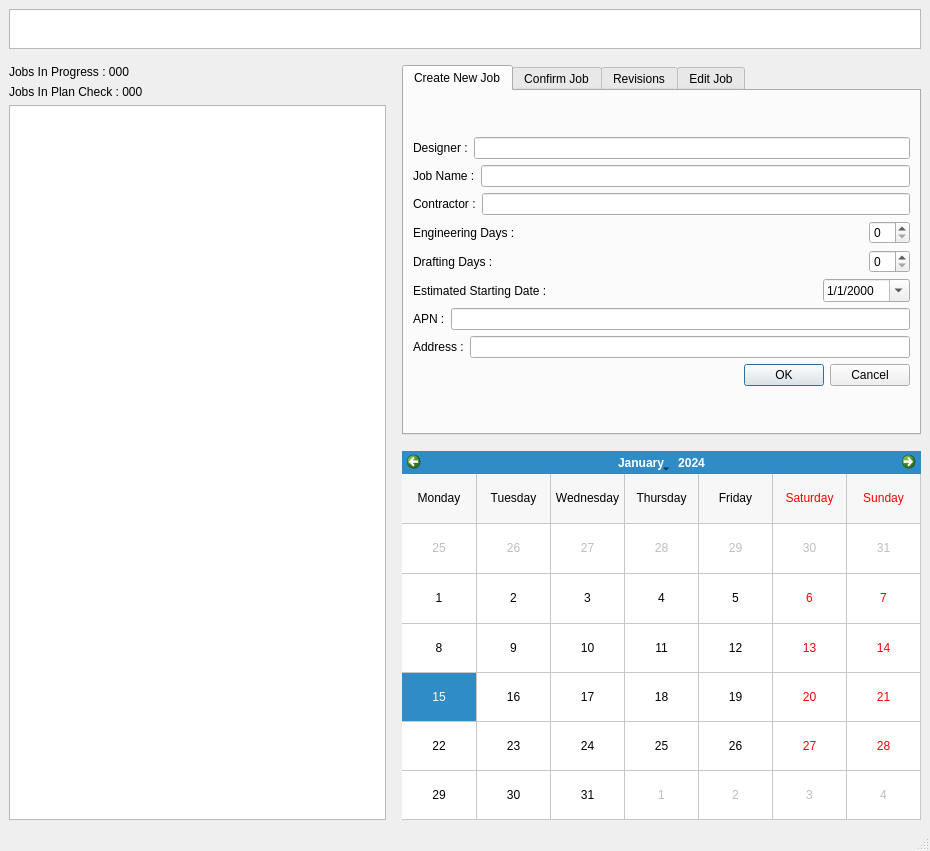
<?xml version="1.0" encoding="UTF-8"?>
<ui version="4.0">
 <class>JobSchedulerUI</class>
 <widget class="QMainWindow" name="JobSchedulerUI">
  <property name="geometry">
   <rect>
    <x>0</x>
    <y>0</y>
    <width>930</width>
    <height>851</height>
   </rect>
  </property>
  <property name="windowTitle">
   <string>Job Scheduler</string>
  </property>
  <widget class="QWidget" name="centralwidget">
   <layout class="QVBoxLayout" name="verticalLayout_5">
    <item>
     <widget class="QTableWidget" name="JobInfoPanel">
      <property name="maximumSize">
       <size>
        <width>16777215</width>
        <height>40</height>
       </size>
      </property>
     </widget>
    </item>
    <item>
     <spacer name="verticalSpacer">
      <property name="orientation">
       <enum>Qt::Vertical</enum>
      </property>
      <property name="sizeType">
       <enum>QSizePolicy::Fixed</enum>
      </property>
      <property name="sizeHint" stdset="0">
       <size>
        <width>50</width>
        <height>10</height>
       </size>
      </property>
     </spacer>
    </item>
    <item>
     <layout class="QHBoxLayout" name="horizontalLayout_9">
      <item>
       <layout class="QVBoxLayout" name="verticalLayout_14">
        <item>
         <widget class="QLabel" name="JobInProgressCounter">
          <property name="text">
           <string>Jobs In Progress : 000</string>
          </property>
         </widget>
        </item>
        <item>
         <widget class="QLabel" name="JobInPlanCheckCounter">
          <property name="text">
           <string>Jobs In Plan Check : 000</string>
          </property>
         </widget>
        </item>
        <item>
         <widget class="QColumnView" name="JobListColumn"/>
        </item>
       </layout>
      </item>
      <item>
       <spacer name="horizontalSpacer">
        <property name="orientation">
         <enum>Qt::Horizontal</enum>
        </property>
        <property name="sizeType">
         <enum>QSizePolicy::Fixed</enum>
        </property>
        <property name="sizeHint" stdset="0">
         <size>
          <width>10</width>
          <height>50</height>
         </size>
        </property>
       </spacer>
      </item>
      <item>
       <layout class="QVBoxLayout" name="verticalLayout_6">
        <item>
         <widget class="QTabWidget" name="tabWidget">
          <property name="layoutDirection">
           <enum>Qt::LeftToRight</enum>
          </property>
          <property name="currentIndex">
           <number>0</number>
          </property>
          <widget class="QWidget" name="CreateJobWidget">
           <attribute name="title">
            <string>Create New Job</string>
           </attribute>
           <layout class="QVBoxLayout" name="verticalLayout_3">
            <item>
             <layout class="QVBoxLayout" name="verticalLayout_2">
              <item>
               <layout class="QHBoxLayout" name="horizontalLayout">
                <item>
                 <widget class="QLabel" name="label">
                  <property name="text">
                   <string>Designer :</string>
                  </property>
                 </widget>
                </item>
                <item>
                 <widget class="QLineEdit" name="designerName_txt"/>
                </item>
               </layout>
              </item>
              <item>
               <layout class="QHBoxLayout" name="horizontalLayout_2">
                <item>
                 <widget class="QLabel" name="jobName">
                  <property name="text">
                   <string>Job Name :</string>
                  </property>
                 </widget>
                </item>
                <item>
                 <widget class="QLineEdit" name="JobName_txt"/>
                </item>
               </layout>
              </item>
              <item>
               <layout class="QHBoxLayout" name="horizontalLayout_5">
                <item>
                 <widget class="QLabel" name="contractorName">
                  <property name="text">
                   <string>Contractor :</string>
                  </property>
                 </widget>
                </item>
                <item>
                 <widget class="QLineEdit" name="Contractor_txt"/>
                </item>
               </layout>
              </item>
              <item>
               <layout class="QHBoxLayout" name="horizontalLayout_3">
                <item>
                 <widget class="QLabel" name="eng_days">
                  <property name="text">
                   <string>Engineering Days :</string>
                  </property>
                 </widget>
                </item>
                <item>
                 <widget class="QSpinBox" name="EngDays_spin">
                  <property name="sizePolicy">
                   <sizepolicy hsizetype="Fixed" vsizetype="Fixed">
                    <horstretch>0</horstretch>
                    <verstretch>0</verstretch>
                   </sizepolicy>
                  </property>
                 </widget>
                </item>
               </layout>
              </item>
              <item>
               <layout class="QHBoxLayout" name="horizontalLayout_4">
                <item>
                 <widget class="QLabel" name="draft_days">
                  <property name="text">
                   <string>Drafting Days :</string>
                  </property>
                 </widget>
                </item>
                <item>
                 <widget class="QSpinBox" name="DftDays_spin">
                  <property name="sizePolicy">
                   <sizepolicy hsizetype="Fixed" vsizetype="Fixed">
                    <horstretch>0</horstretch>
                    <verstretch>0</verstretch>
                   </sizepolicy>
                  </property>
                 </widget>
                </item>
               </layout>
              </item>
              <item>
               <layout class="QHBoxLayout" name="horizontalLayout_19">
                <item>
                 <widget class="QLabel" name="start_date">
                  <property name="text">
                   <string>Estimated Starting Date :</string>
                  </property>
                 </widget>
                </item>
                <item>
                 <widget class="QDateEdit" name="EstStartDay_date">
                  <property name="sizePolicy">
                   <sizepolicy hsizetype="Fixed" vsizetype="Fixed">
                    <horstretch>0</horstretch>
                    <verstretch>0</verstretch>
                   </sizepolicy>
                  </property>
                  <property name="displayFormat">
                   <string>M/d/yyyy</string>
                  </property>
                  <property name="calendarPopup">
                   <bool>true</bool>
                  </property>
                 </widget>
                </item>
               </layout>
              </item>
              <item>
               <layout class="QHBoxLayout" name="horizontalLayout_27">
                <item>
                 <widget class="QLabel" name="label_19">
                  <property name="text">
                   <string>APN :</string>
                  </property>
                 </widget>
                </item>
                <item>
                 <widget class="QLineEdit" name="APN_txt"/>
                </item>
               </layout>
              </item>
              <item>
               <layout class="QHBoxLayout" name="horizontalLayout_28">
                <item>
                 <widget class="QLabel" name="label_20">
                  <property name="text">
                   <string>Address :</string>
                  </property>
                 </widget>
                </item>
                <item>
                 <widget class="QLineEdit" name="Address_txt"/>
                </item>
               </layout>
              </item>
              <item>
               <widget class="QDialogButtonBox" name="CreateJobConfirm_btn">
                <property name="standardButtons">
                 <set>QDialogButtonBox::Cancel|QDialogButtonBox::Ok</set>
                </property>
               </widget>
              </item>
             </layout>
            </item>
           </layout>
          </widget>
          <widget class="QWidget" name="ConfirmJobWidget">
           <attribute name="title">
            <string>Confirm Job</string>
           </attribute>
           <layout class="QVBoxLayout" name="verticalLayout_8">
            <item>
             <layout class="QVBoxLayout" name="verticalLayout_7">
              <item>
               <layout class="QHBoxLayout" name="horizontalLayout_10">
                <item>
                 <widget class="QLabel" name="label_6">
                  <property name="text">
                   <string>Deposit Recieved Today?</string>
                  </property>
                 </widget>
                </item>
                <item>
                 <widget class="QCheckBox" name="Deposit_CheckBox">
                  <property name="text">
                   <string>Yes</string>
                  </property>
                  <property name="checked">
                   <bool>true</bool>
                  </property>
                 </widget>
                </item>
               </layout>
              </item>
              <item>
               <layout class="QHBoxLayout" name="horizontalLayout_12">
                <item>
                 <widget class="QLabel" name="label_9">
                  <property name="text">
                   <string>Date Recieved :</string>
                  </property>
                 </widget>
                </item>
                <item>
                 <widget class="QDateEdit" name="DepositDate_date">
                  <property name="sizePolicy">
                   <sizepolicy hsizetype="Fixed" vsizetype="Fixed">
                    <horstretch>0</horstretch>
                    <verstretch>0</verstretch>
                   </sizepolicy>
                  </property>
                  <property name="contextMenuPolicy">
                   <enum>Qt::DefaultContextMenu</enum>
                  </property>
                  <property name="displayFormat">
                   <string>M/d/yyyy</string>
                  </property>
                  <property name="calendarPopup">
                   <bool>true</bool>
                  </property>
                  <property name="date">
                   <date>
                    <year>2016</year>
                    <month>1</month>
                    <day>1</day>
                   </date>
                  </property>
                 </widget>
                </item>
               </layout>
              </item>
              <item>
               <layout class="QHBoxLayout" name="horizontalLayout_26">
                <item>
                 <widget class="QLabel" name="label_18">
                  <property name="text">
                   <string>Starting Date :</string>
                  </property>
                 </widget>
                </item>
                <item>
                 <widget class="QDateEdit" name="StartDate_date">
                  <property name="sizePolicy">
                   <sizepolicy hsizetype="Fixed" vsizetype="Fixed">
                    <horstretch>0</horstretch>
                    <verstretch>0</verstretch>
                   </sizepolicy>
                  </property>
                  <property name="displayFormat">
                   <string>M/d/yyyy</string>
                  </property>
                  <property name="calendarPopup">
                   <bool>true</bool>
                  </property>
                 </widget>
                </item>
               </layout>
              </item>
              <item>
               <widget class="QDialogButtonBox" name="ConfirmJobConfirm_btn">
                <property name="layoutDirection">
                 <enum>Qt::RightToLeft</enum>
                </property>
                <property name="standardButtons">
                 <set>QDialogButtonBox::Cancel|QDialogButtonBox::Ok</set>
                </property>
                <property name="centerButtons">
                 <bool>true</bool>
                </property>
               </widget>
              </item>
              <item>
               <layout class="QHBoxLayout" name="horizontalLayout_11">
                <item alignment="Qt::AlignHCenter">
                 <widget class="QLabel" name="JobIDprint_field">
                  <property name="enabled">
                   <bool>true</bool>
                  </property>
                  <property name="sizeIncrement">
                   <size>
                    <width>30</width>
                    <height>0</height>
                   </size>
                  </property>
                  <property name="baseSize">
                   <size>
                    <width>30</width>
                    <height>20</height>
                   </size>
                  </property>
                  <property name="inputMethodHints">
                   <set>Qt::ImhDigitsOnly</set>
                  </property>
                  <property name="text">
                   <string>Job ID : 00000</string>
                  </property>
                 </widget>
                </item>
               </layout>
              </item>
             </layout>
            </item>
           </layout>
          </widget>
          <widget class="QWidget" name="RevisionWidget">
           <property name="enabled">
            <bool>true</bool>
           </property>
           <property name="accessibleName">
            <string>Revision</string>
           </property>
           <attribute name="title">
            <string>Revisions</string>
           </attribute>
           <layout class="QVBoxLayout" name="verticalLayout_10">
            <item>
             <layout class="QVBoxLayout" name="verticalLayout_9">
              <item>
               <layout class="QHBoxLayout" name="horizontalLayout_20">
                <item>
                 <widget class="QLabel" name="label_12">
                  <property name="enabled">
                   <bool>true</bool>
                  </property>
                  <property name="text">
                   <string>Plan Check Return Date :</string>
                  </property>
                 </widget>
                </item>
                <item>
                 <widget class="QDateEdit" name="PlanCheckReturn_date">
                  <property name="sizePolicy">
                   <sizepolicy hsizetype="Fixed" vsizetype="Fixed">
                    <horstretch>0</horstretch>
                    <verstretch>0</verstretch>
                   </sizepolicy>
                  </property>
                  <property name="displayFormat">
                   <string>M/d/yyyy</string>
                  </property>
                  <property name="calendarPopup">
                   <bool>true</bool>
                  </property>
                 </widget>
                </item>
               </layout>
              </item>
              <item>
               <layout class="QHBoxLayout" name="horizontalLayout_21">
                <item>
                 <widget class="QLabel" name="label_13">
                  <property name="text">
                   <string>Engineering Revision Days :</string>
                  </property>
                 </widget>
                </item>
                <item>
                 <widget class="QSpinBox" name="EngRevisionDays_spin">
                  <property name="sizePolicy">
                   <sizepolicy hsizetype="Fixed" vsizetype="Fixed">
                    <horstretch>0</horstretch>
                    <verstretch>0</verstretch>
                   </sizepolicy>
                  </property>
                 </widget>
                </item>
               </layout>
              </item>
              <item>
               <layout class="QHBoxLayout" name="horizontalLayout_22">
                <item>
                 <widget class="QLabel" name="label_14">
                  <property name="text">
                   <string>Drafting Revision Days :</string>
                  </property>
                 </widget>
                </item>
                <item>
                 <widget class="QSpinBox" name="DraftRevisionDays_spin">
                  <property name="sizePolicy">
                   <sizepolicy hsizetype="Fixed" vsizetype="Fixed">
                    <horstretch>0</horstretch>
                    <verstretch>0</verstretch>
                   </sizepolicy>
                  </property>
                 </widget>
                </item>
               </layout>
              </item>
              <item alignment="Qt::AlignHCenter">
               <widget class="QDialogButtonBox" name="RevisionConfirm_btn">
                <property name="standardButtons">
                 <set>QDialogButtonBox::Cancel|QDialogButtonBox::Ok</set>
                </property>
               </widget>
              </item>
             </layout>
            </item>
           </layout>
          </widget>
          <widget class="QWidget" name="EditJobWidget">
           <attribute name="title">
            <string>Edit Job</string>
           </attribute>
           <layout class="QVBoxLayout" name="verticalLayout_4">
            <item>
             <widget class="QTabWidget" name="Changes">
              <property name="currentIndex">
               <number>1</number>
              </property>
              <widget class="QWidget" name="SchedChange_tab">
               <attribute name="title">
                <string>Schedule Change</string>
               </attribute>
               <layout class="QVBoxLayout" name="verticalLayout_11">
                <item>
                 <layout class="QVBoxLayout" name="verticalLayout">
                  <item>
                   <layout class="QHBoxLayout" name="horizontalLayout_17">
                    <item>
                     <widget class="QLabel" name="label_10">
                      <property name="text">
                       <string>Push Dates :</string>
                      </property>
                     </widget>
                    </item>
                    <item>
                     <widget class="QCheckBox" name="EngDead_btn">
                      <property name="text">
                       <string>Eng D</string>
                      </property>
                     </widget>
                    </item>
                    <item>
                     <widget class="QCheckBox" name="DftDead_btn">
                      <property name="text">
                       <string>Dft D</string>
                      </property>
                     </widget>
                    </item>
                    <item>
                     <widget class="QCheckBox" name="PlanCheck_btn">
                      <property name="text">
                       <string>PCS</string>
                      </property>
                     </widget>
                    </item>
                    <item>
                     <widget class="QCheckBox" name="EngRevision_btn">
                      <property name="text">
                       <string>Eng R</string>
                      </property>
                     </widget>
                    </item>
                    <item>
                     <widget class="QCheckBox" name="DftRevision_btn">
                      <property name="text">
                       <string>Dft R</string>
                      </property>
                     </widget>
                    </item>
                    <item>
                     <widget class="QCheckBox" name="Final_btn">
                      <property name="text">
                       <string>Final</string>
                      </property>
                     </widget>
                    </item>
                    <item>
                     <widget class="QCheckBox" name="SchedAll_btn">
                      <property name="text">
                       <string>All</string>
                      </property>
                     </widget>
                    </item>
                   </layout>
                  </item>
                  <item>
                   <layout class="QHBoxLayout" name="horizontalLayout_18">
                    <item alignment="Qt::AlignHCenter">
                     <widget class="QLabel" name="label_11">
                      <property name="text">
                       <string>How Many Days?</string>
                      </property>
                     </widget>
                    </item>
                    <item>
                     <widget class="QSpinBox" name="PushDays_spin">
                      <property name="sizePolicy">
                       <sizepolicy hsizetype="Fixed" vsizetype="Fixed">
                        <horstretch>0</horstretch>
                        <verstretch>0</verstretch>
                       </sizepolicy>
                      </property>
                     </widget>
                    </item>
                   </layout>
                  </item>
                  <item>
                   <layout class="QHBoxLayout" name="horizontalLayout_7">
                    <item>
                     <widget class="QLabel" name="label_2">
                      <property name="text">
                       <string>Engineering Deadline :</string>
                      </property>
                     </widget>
                    </item>
                    <item>
                     <widget class="QDateEdit" name="EngDeadline_date">
                      <property name="sizePolicy">
                       <sizepolicy hsizetype="Fixed" vsizetype="Fixed">
                        <horstretch>0</horstretch>
                        <verstretch>0</verstretch>
                       </sizepolicy>
                      </property>
                      <property name="displayFormat">
                       <string>M/d/yyyy</string>
                      </property>
                      <property name="calendarPopup">
                       <bool>true</bool>
                      </property>
                     </widget>
                    </item>
                   </layout>
                  </item>
                  <item>
                   <layout class="QHBoxLayout" name="horizontalLayout_6">
                    <item>
                     <widget class="QLabel" name="label_3">
                      <property name="text">
                       <string>Drafting Deadline :</string>
                      </property>
                     </widget>
                    </item>
                    <item>
                     <widget class="QDateEdit" name="DftDeadline_date">
                      <property name="sizePolicy">
                       <sizepolicy hsizetype="Fixed" vsizetype="Fixed">
                        <horstretch>0</horstretch>
                        <verstretch>0</verstretch>
                       </sizepolicy>
                      </property>
                      <property name="displayFormat">
                       <string>M/d/yyyy</string>
                      </property>
                      <property name="calendarPopup">
                       <bool>true</bool>
                      </property>
                     </widget>
                    </item>
                   </layout>
                  </item>
                  <item>
                   <layout class="QHBoxLayout" name="horizontalLayout_8">
                    <item>
                     <widget class="QLabel" name="label_4">
                      <property name="text">
                       <string>Plan Check Submital :</string>
                      </property>
                     </widget>
                    </item>
                    <item>
                     <widget class="QDateEdit" name="PlanCheck_date">
                      <property name="sizePolicy">
                       <sizepolicy hsizetype="Fixed" vsizetype="Fixed">
                        <horstretch>0</horstretch>
                        <verstretch>0</verstretch>
                       </sizepolicy>
                      </property>
                      <property name="displayFormat">
                       <string>M/d/yyyy</string>
                      </property>
                      <property name="calendarPopup">
                       <bool>true</bool>
                      </property>
                     </widget>
                    </item>
                   </layout>
                  </item>
                  <item>
                   <layout class="QHBoxLayout" name="horizontalLayout_13">
                    <item>
                     <widget class="QLabel" name="label_5">
                      <property name="text">
                       <string>Engineering Revision :</string>
                      </property>
                     </widget>
                    </item>
                    <item>
                     <widget class="QDateEdit" name="EngRevision_date">
                      <property name="sizePolicy">
                       <sizepolicy hsizetype="Fixed" vsizetype="Fixed">
                        <horstretch>0</horstretch>
                        <verstretch>0</verstretch>
                       </sizepolicy>
                      </property>
                      <property name="displayFormat">
                       <string>M/d/yyyy</string>
                      </property>
                      <property name="calendarPopup">
                       <bool>true</bool>
                      </property>
                     </widget>
                    </item>
                   </layout>
                  </item>
                  <item>
                   <layout class="QHBoxLayout" name="horizontalLayout_14">
                    <item>
                     <widget class="QLabel" name="label_7">
                      <property name="text">
                       <string>Drafting Revision :</string>
                      </property>
                     </widget>
                    </item>
                    <item>
                     <widget class="QDateEdit" name="DftRevision_date">
                      <property name="sizePolicy">
                       <sizepolicy hsizetype="Fixed" vsizetype="Fixed">
                        <horstretch>0</horstretch>
                        <verstretch>0</verstretch>
                       </sizepolicy>
                      </property>
                      <property name="displayFormat">
                       <string>M/d/yyyy</string>
                      </property>
                      <property name="calendarPopup">
                       <bool>true</bool>
                      </property>
                     </widget>
                    </item>
                   </layout>
                  </item>
                  <item>
                   <layout class="QHBoxLayout" name="horizontalLayout_15">
                    <item>
                     <widget class="QLabel" name="label_8">
                      <property name="text">
                       <string>Final Deadline :</string>
                      </property>
                     </widget>
                    </item>
                    <item>
                     <widget class="QDateEdit" name="FinalDeadline_date">
                      <property name="sizePolicy">
                       <sizepolicy hsizetype="Fixed" vsizetype="Fixed">
                        <horstretch>0</horstretch>
                        <verstretch>0</verstretch>
                       </sizepolicy>
                      </property>
                      <property name="displayFormat">
                       <string>M/d/yyyy</string>
                      </property>
                      <property name="calendarPopup">
                       <bool>true</bool>
                      </property>
                     </widget>
                    </item>
                   </layout>
                  </item>
                  <item alignment="Qt::AlignHCenter">
                   <widget class="QDialogButtonBox" name="ScheduleConfirm_btn">
                    <property name="standardButtons">
                     <set>QDialogButtonBox::Cancel|QDialogButtonBox::Ok</set>
                    </property>
                   </widget>
                  </item>
                 </layout>
                </item>
               </layout>
              </widget>
              <widget class="QWidget" name="JobDetail_tab">
               <attribute name="title">
                <string>Job Details</string>
               </attribute>
               <layout class="QVBoxLayout" name="verticalLayout_13">
                <item>
                 <layout class="QVBoxLayout" name="verticalLayout_12">
                  <item>
                   <layout class="QHBoxLayout" name="horizontalLayout_16">
                    <item>
                     <widget class="QLabel" name="label_15">
                      <property name="text">
                       <string>Designer :</string>
                      </property>
                     </widget>
                    </item>
                    <item>
                     <widget class="QLineEdit" name="DesignerEdit_txt"/>
                    </item>
                   </layout>
                  </item>
                  <item>
                   <layout class="QHBoxLayout" name="horizontalLayout_23">
                    <item>
                     <widget class="QLabel" name="label_16">
                      <property name="text">
                       <string>Job Name :</string>
                      </property>
                     </widget>
                    </item>
                    <item>
                     <widget class="QLineEdit" name="JobNameEdit_txt"/>
                    </item>
                   </layout>
                  </item>
                  <item>
                   <layout class="QHBoxLayout" name="horizontalLayout_25">
                    <item>
                     <widget class="QLabel" name="label_17">
                      <property name="text">
                       <string>Contractor :</string>
                      </property>
                     </widget>
                    </item>
                    <item>
                     <widget class="QLineEdit" name="ContractorEdit_txt"/>
                    </item>
                   </layout>
                  </item>
                  <item>
                   <layout class="QHBoxLayout" name="horizontalLayout_29">
                    <item>
                     <widget class="QLabel" name="label_21">
                      <property name="text">
                       <string>APN :</string>
                      </property>
                     </widget>
                    </item>
                    <item>
                     <widget class="QLineEdit" name="APNEdit_txt"/>
                    </item>
                   </layout>
                  </item>
                  <item>
                   <layout class="QHBoxLayout" name="horizontalLayout_30">
                    <item>
                     <widget class="QLabel" name="label_22">
                      <property name="text">
                       <string>Address :</string>
                      </property>
                     </widget>
                    </item>
                    <item>
                     <widget class="QLineEdit" name="AddressEdit_txt"/>
                    </item>
                   </layout>
                  </item>
                  <item alignment="Qt::AlignHCenter">
                   <widget class="QDialogButtonBox" name="JobEditConfirm_btn">
                    <property name="standardButtons">
                     <set>QDialogButtonBox::Cancel|QDialogButtonBox::Ok</set>
                    </property>
                   </widget>
                  </item>
                 </layout>
                </item>
               </layout>
              </widget>
             </widget>
            </item>
           </layout>
          </widget>
         </widget>
        </item>
        <item>
         <spacer name="verticalSpacer_2">
          <property name="orientation">
           <enum>Qt::Vertical</enum>
          </property>
          <property name="sizeType">
           <enum>QSizePolicy::Fixed</enum>
          </property>
          <property name="sizeHint" stdset="0">
           <size>
            <width>20</width>
            <height>10</height>
           </size>
          </property>
         </spacer>
        </item>
        <item>
         <widget class="QCalendarWidget" name="calendarWidget">
          <property name="firstDayOfWeek">
           <enum>Qt::Monday</enum>
          </property>
          <property name="gridVisible">
           <bool>true</bool>
          </property>
          <property name="horizontalHeaderFormat">
           <enum>QCalendarWidget::LongDayNames</enum>
          </property>
          <property name="verticalHeaderFormat">
           <enum>QCalendarWidget::NoVerticalHeader</enum>
          </property>
          <property name="navigationBarVisible">
           <bool>true</bool>
          </property>
          <property name="dateEditEnabled">
           <bool>true</bool>
          </property>
         </widget>
        </item>
       </layout>
      </item>
     </layout>
    </item>
   </layout>
  </widget>
  <widget class="QMenuBar" name="menubar">
   <property name="geometry">
    <rect>
     <x>0</x>
     <y>0</y>
     <width>930</width>
     <height>22</height>
    </rect>
   </property>
  </widget>
  <widget class="QStatusBar" name="statusbar"/>
 </widget>
 <resources/>
 <connections/>
</ui>
